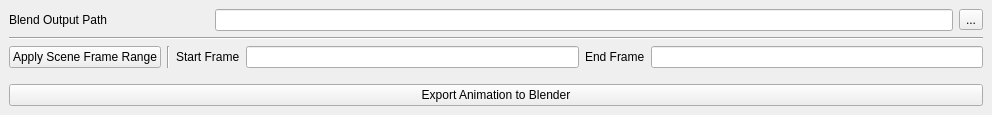
<?xml version="1.0" encoding="UTF-8"?>
<ui version="4.0">
 <class>MainWindow</class>
 <widget class="QMainWindow" name="MainWindow">
  <property name="geometry">
   <rect>
    <x>0</x>
    <y>0</y>
    <width>992</width>
    <height>115</height>
   </rect>
  </property>
  <property name="windowTitle">
   <string>Animation Exporter</string>
  </property>
  <widget class="QWidget" name="centralwidget">
   <layout class="QVBoxLayout" name="verticalLayout">
    <item>
     <layout class="QHBoxLayout" name="horizontalLayout">
      <item>
       <widget class="QLabel" name="blender_output_path_label">
        <property name="minimumSize">
         <size>
          <width>200</width>
          <height>0</height>
         </size>
        </property>
        <property name="layoutDirection">
         <enum>Qt::LeftToRight</enum>
        </property>
        <property name="text">
         <string>Blend Output Path</string>
        </property>
       </widget>
      </item>
      <item>
       <widget class="QLineEdit" name="blender_output_path_line_edit"/>
      </item>
      <item>
       <widget class="QToolButton" name="folder_button">
        <property name="minimumSize">
         <size>
          <width>0</width>
          <height>0</height>
         </size>
        </property>
        <property name="text">
         <string>...</string>
        </property>
       </widget>
      </item>
     </layout>
    </item>
    <item>
     <widget class="Line" name="line_2">
      <property name="orientation">
       <enum>Qt::Horizontal</enum>
      </property>
     </widget>
    </item>
    <item>
     <layout class="QHBoxLayout" name="horizontalLayout_3">
      <item>
       <widget class="QPushButton" name="apply_scene_frame_range_button">
        <property name="text">
         <string>Apply Scene Frame Range</string>
        </property>
       </widget>
      </item>
      <item>
       <widget class="Line" name="line">
        <property name="orientation">
         <enum>Qt::Vertical</enum>
        </property>
       </widget>
      </item>
      <item>
       <widget class="QLabel" name="label_3">
        <property name="text">
         <string>Start Frame</string>
        </property>
       </widget>
      </item>
      <item>
       <widget class="QLineEdit" name="start_frame_line_edit"/>
      </item>
      <item>
       <widget class="QLabel" name="label_2">
        <property name="text">
         <string>End Frame</string>
        </property>
       </widget>
      </item>
      <item>
       <widget class="QLineEdit" name="end_frame_line_edit"/>
      </item>
     </layout>
    </item>
    <item>
     <spacer name="verticalSpacer">
      <property name="orientation">
       <enum>Qt::Vertical</enum>
      </property>
      <property name="sizeHint" stdset="0">
       <size>
        <width>20</width>
        <height>40</height>
       </size>
      </property>
     </spacer>
    </item>
    <item>
     <widget class="QPushButton" name="export_animation_to_blender_button">
      <property name="text">
       <string>Export Animation to Blender</string>
      </property>
     </widget>
    </item>
   </layout>
  </widget>
 </widget>
 <resources/>
 <connections/>
</ui>
